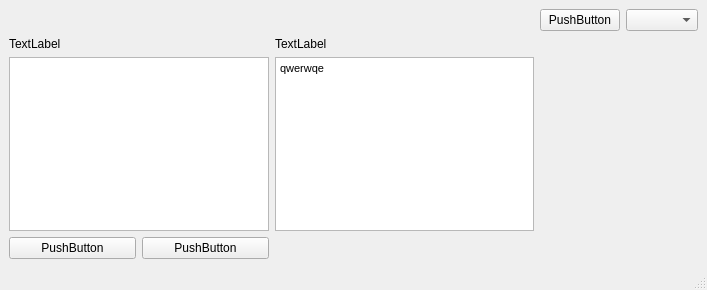
<?xml version="1.0" encoding="UTF-8"?>
<ui version="4.0">
 <class>MainWindow</class>
 <widget class="QMainWindow" name="MainWindow">
  <property name="geometry">
   <rect>
    <x>0</x>
    <y>0</y>
    <width>707</width>
    <height>290</height>
   </rect>
  </property>
  <property name="windowTitle">
   <string>MainWindow</string>
  </property>
  <widget class="QWidget" name="centralwidget">
   <layout class="QGridLayout" name="gridLayout">
    <item row="0" column="4">
     <widget class="QComboBox" name="comboBox"/>
    </item>
    <item row="0" column="3">
     <widget class="QPushButton" name="pushButton_2">
      <property name="text">
       <string>PushButton</string>
      </property>
     </widget>
    </item>
    <item row="3" column="2">
     <layout class="QGridLayout" name="gridLayout_2">
      <item row="1" column="1">
       <widget class="QLabel" name="label_2">
        <property name="text">
         <string>TextLabel</string>
        </property>
       </widget>
      </item>
      <item row="1" column="2">
       <widget class="QLabel" name="label">
        <property name="text">
         <string>TextLabel</string>
        </property>
       </widget>
      </item>
      <item row="2" column="1">
       <widget class="QTextEdit" name="textEdit"/>
      </item>
      <item row="3" column="1">
       <layout class="QHBoxLayout" name="horizontalLayout_4">
        <item>
         <widget class="QPushButton" name="pushButton_3">
          <property name="text">
           <string>PushButton</string>
          </property>
         </widget>
        </item>
        <item>
         <widget class="QPushButton" name="pushButton">
          <property name="text">
           <string>PushButton</string>
          </property>
         </widget>
        </item>
       </layout>
      </item>
      <item row="2" column="2">
       <widget class="QTextEdit" name="textEdit_2">
        <property name="html">
         <string>&lt;!DOCTYPE HTML PUBLIC &quot;-//W3C//DTD HTML 4.0//EN&quot; &quot;http://www.w3.org/TR/REC-html40/strict.dtd&quot;&gt;
&lt;html&gt;&lt;head&gt;&lt;meta name=&quot;qrichtext&quot; content=&quot;1&quot; /&gt;&lt;style type=&quot;text/css&quot;&gt;
p, li { white-space: pre-wrap; }
&lt;/style&gt;&lt;/head&gt;&lt;body style=&quot; font-family:'MS Shell Dlg 2'; font-size:8.25pt; font-weight:400; font-style:normal;&quot;&gt;
&lt;p style=&quot; margin-top:0px; margin-bottom:0px; margin-left:0px; margin-right:0px; -qt-block-indent:0; text-indent:0px;&quot;&gt;qwerwqe&lt;/p&gt;&lt;/body&gt;&lt;/html&gt;</string>
        </property>
        <property name="acceptRichText">
         <bool>true</bool>
        </property>
        <property name="textInteractionFlags">
         <set>Qt::TextSelectableByMouse</set>
        </property>
       </widget>
      </item>
     </layout>
    </item>
   </layout>
  </widget>
  <widget class="QStatusBar" name="statusbar"/>
 </widget>
 <resources/>
 <connections/>
</ui>
